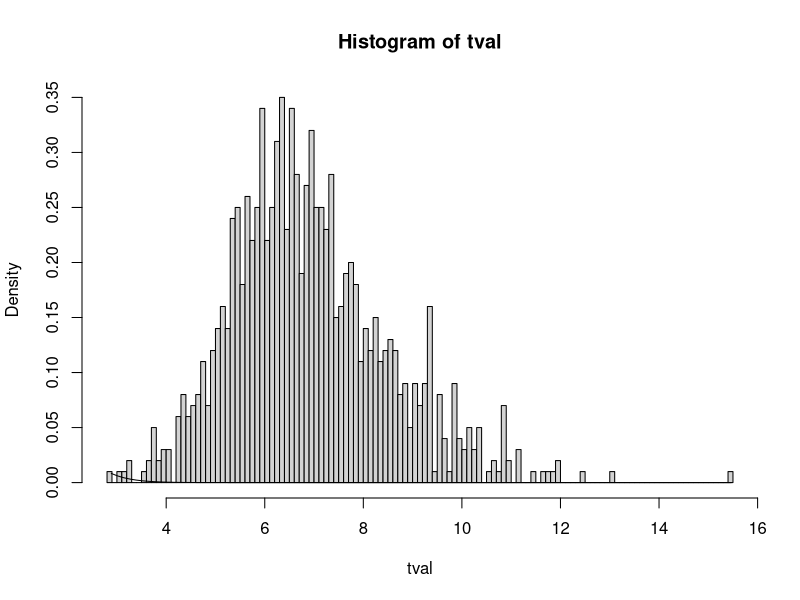

Recreate this plot in R.
# Test de moyenne - T test simulation (Monte Carlo)
# Objectif: Estimation de puissance 
# dans le cas: 2 échantillons appariés

# Clear environment
rm(list=ls())

#-----------------------------------------------------------------------
# Paramètres de la simulation
#-----------------------------------------------------------------------


# Number of runs
runs = 1000

# Sample size
n = 20


# Difference between the means

mean1 = 0
# no difference to test the alpha level (type I errors)
mean2_0 = mean1 
# non null to test how often the existing effect is found (power)
mean2 = 0.1 + mean1

# Standard deviation of samples
s1 = 0.1
s2 = 0.05

# correlation factor
cf = 0.8

# Erreur de 1ère espèce
alpha = 0.05

#---------------------------------------------------
# t-test simulations (Monte-Carlo)
#---------------------------------------------------

ttest_normal<-function(runs, mean1, mean2, n, s1, s2, alpha, cf){
  
  # Independent variable (predictor)
  x = c(
    rep(1,n)	# group 
  )
  x = factor(x)
  
  # Perform runs (with stochastic sampling)
  tval = numeric(runs) # to store resulting t statistics
  tval_hand = numeric(runs) # to store resulting t statistics (computed by hand)
  pval = numeric(runs) # to store resulting p-values
  
  sz = sqrt(s1^2+s2^2-(2*cf*s1*s2))
  
  for (r in 1:runs) {
    # Generate random independent samples with normal distributions
    # for the dependent variable (predicted)
    y = c(
      rnorm(n,mean=mean2-mean1,sd=sz)
    )
    
    # Run model : on stocke les t-statistics et p-values
    # du modèle généré par R.
    model = t.test(y)
    tval[r] = model$statistic
    pval[r] = model$p.value
    
    # Hand-made equivalent to compute the t statistic
    # (will produce the same value as model$statistic)
    # DV for group
    y1 = y[x==1]
    # Pooled standard deviation
    s12 = sd(y1)
    tval_hand[r] = mean(y1)/(s12/sqrt(n))
  }
  
  # Display the resulting statistics
  res = data.frame(
    t_statistic=tval,
    t_statistic_hand=tval_hand,
    p_value=pval
  )
  head(res,10)
  
  # Histograms for the observed t statistic on independent samples
  hist(tval,freq=FALSE,breaks=100)
  # Curve for the theoretical distribution for independent samples
  # (if mean = 0)
  s_range = seq(min(tval),max(tval),length.out=100)
  lines(s_range,dt(s_range,n+n-2))
  # if the histogram and curve match,
  # this means we cannot differentiate the results at chance level)
  
  # Directly exploit the pvalues generated by the model
  # to get the power of type I error rate (depending on meand value)
  # p5_model devrait tendre vers 0.05 si meand = 0
  # p5_model nous donne la puissance du test si meand != 0
  nb = sum(pval<alpha)
  # --> signifie que si meand = 0, on conclue à tort un effet à un ratio p5_model
  # si meand != 0, on affirme à raison un effet à un ratio p5_model
  p5_model = nb/runs
  
  # Compute the ratio of type I errors (should be <0.5)
  # equivalent to what precedes (to help you understand the computations)
  # (using the t statistic table/function)
  # p5_hand devrait etre égal à p5_model
  thr_low = qt(alpha/2,n+n-2,lower.tail=T)
  thr_upp = qt(alpha/2,n+n-2,lower.tail=F)
  nb = sum(tval<thr_low | tval>thr_upp)
  p5_hand = nb/runs
  
  # On calcule la puissance théorique (analytique) du t-test avec le package power:
  # NB: Dans le cas n1 = n2 = n, on devrait avoir p5_package = p5_model = p5_hand.
  p5_package = power.t.test(n=n, d = (mean2-mean1)/sz, sig.level = alpha, type = "paired", alternative = "two.sided")$power
  
  # Add these results to the global table
  results = data.frame(
    n=n,
    mean_diff=mean2-mean1,
    s1=s1,
    s2 = s2,
    runs=runs,
    p5_model=p5_model,
    p5_hand=p5_hand,
    p5_package=p5_package 
  )
  results
}
ttest_normal(runs, mean1, mean2, n, s1, s2, alpha, cf)
# If meand=0, we expect the proportion of p-values<0.05 to be roughly at 0.05 (type I error rate)
# If meand!=0, we expect the proportion of p-values<0.05 to be the highest possible (power)
